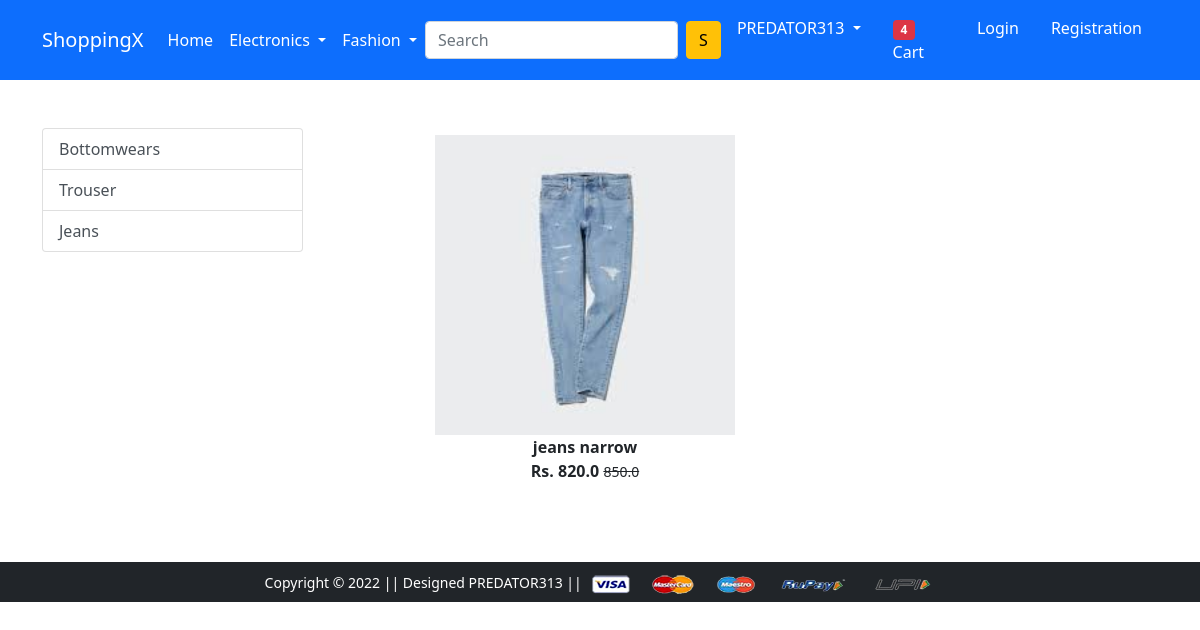
Before: /bottomwears/ with the older database file.
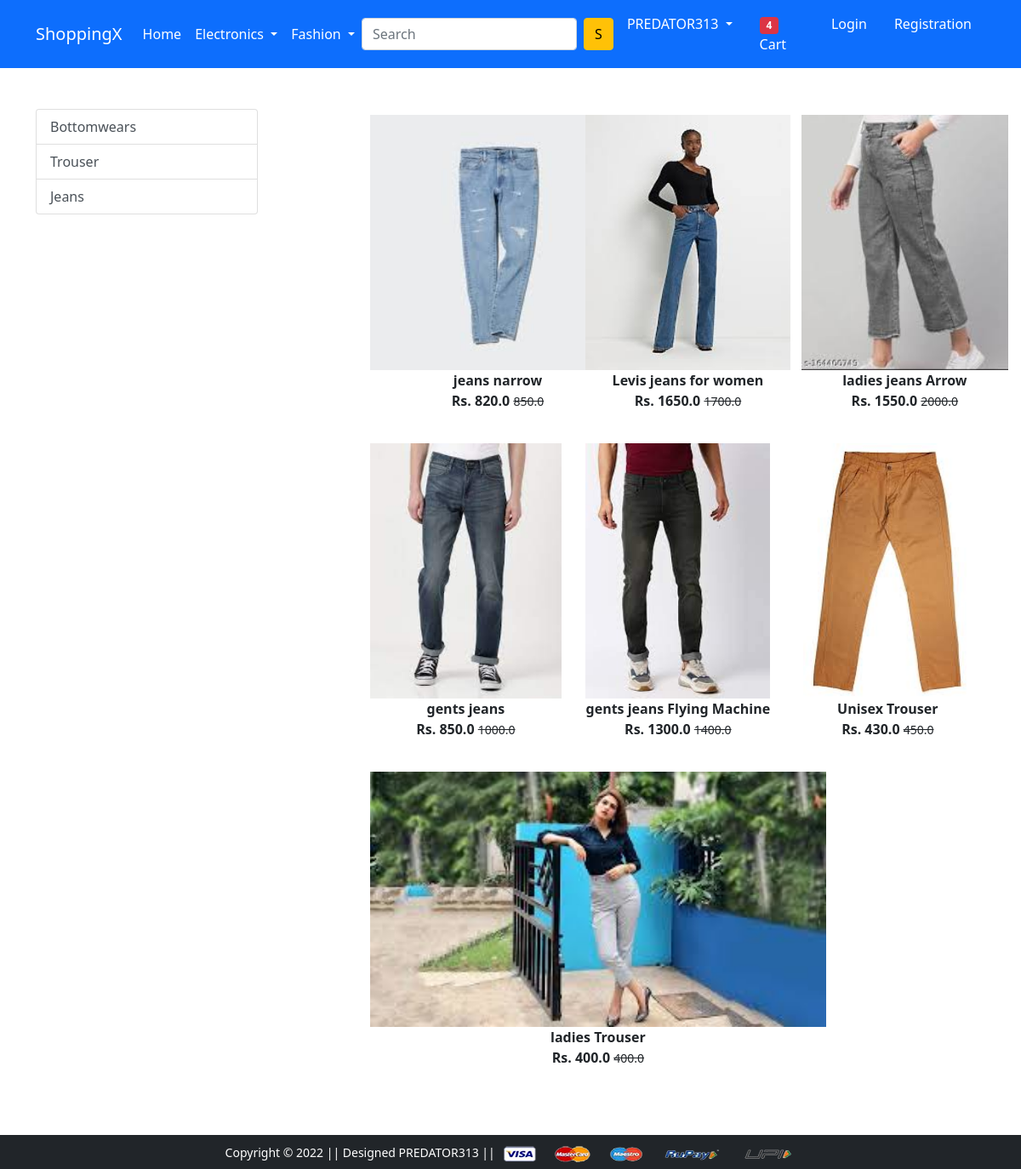
After: the same page with the newer database file.
### app/models.py (models this page shows, shortened)
class Product(models.Model):
    title=models.CharField(max_length=50)
    selling_price=models.FloatField()
    discount_price=models.FloatField()
    description=models.TextField()
    brand=models.CharField(max_length=100)
    category=models.CharField(choices=CATEGORY_CHOICES,max_length=2)
    product_image=models.ImageField(upload_to='productimg')

### app/views.py (the view)
# urls.py: path('bottomwears/',views.bottomwears,name='bottomwears'),
def bottomwears(request,data=None):
    if(data==None):
        bottomwears=Product.objects.filter(category='BW')
    elif(data=='jeans' or data=='trouser'):
        bottomwears=Product.objects.filter(category='BW').filter(brand=data)
    return render(request,'app/bottomwears.html',{'bottomwears':bottomwears})

### app/templates/app/bottomwears.html (shortened to what this page needs)
{% extends 'app/base.html' %}
{% load static %}
{% block main-content %}
<div class="container my-5">
 <div class="row">
  <div class="col-sm-3">
    <div class="list-group">
        <a href="/bottomwears" class="list-group-item list-group-item-action" aria-current="true">Bottomwears</a>
        <a href="/bottomwears/trouser" class="list-group-item list-group-item-action" aria-current="true">Trouser</a>
        <a href="/bottomwears/jeans" class="list-group-item list-group-item-action">Jeans</a>
    </div>
  </div>
  <div class="col-sm-8 offset-sm-1">
   <div class="row">
    {% for product in bottomwears %}
    <div class="col-sm-4 text-center mb-4">
        <a href="{% url 'product-detail' product.id %}" class="btn">
            <div class="item">
                <img src="{{product.product_image.url}}" alt="" height="300" class="">
                <div class="fw-bold">{{product.title}}</div>
                <div class="fw-bold">Rs. {{product.discount_price}}
                <small class="fw-light text-decoration-line-through">{{product.selling_price}}</small></div>
            </div>
        </a>
    </div>
    {% endfor %}
   </div>
  </div>
 </div>
</div>
{% endblock main-content %}

Changed rows visible on the page:
added Product: product_image (picture), title "Levis jeans for women", discount_price "1650.0", selling_price "1700.0"
added Product: product_image (picture), title "ladies jeans Arrow", discount_price "1550.0", selling_price "2000.0"
added Product: product_image (picture), title "gents jeans", discount_price "850.0", selling_price "1000.0"
added Product: product_image (picture), title "gents jeans Flying Machine", discount_price "1300.0", selling_price "1400.0"
added Product: product_image (picture), title "Unisex Trouser", discount_price "430.0", selling_price "450.0"
added Product: product_image (picture), title "ladies Trouser", discount_price "400.0", selling_price "400.0"
